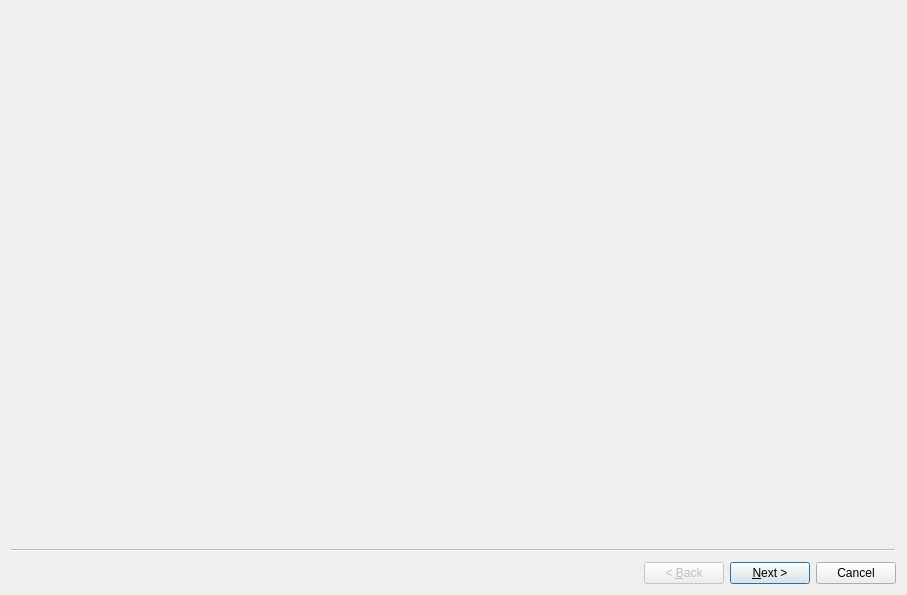
<?xml version="1.0" encoding="UTF-8"?>
<ui version="4.0">
 <class>Wizard</class>
 <widget class="QWizard" name="Wizard">
  <property name="geometry">
   <rect>
    <x>0</x>
    <y>0</y>
    <width>907</width>
    <height>595</height>
   </rect>
  </property>
  <property name="windowTitle">
   <string>Wizard</string>
  </property>
  <widget class="QWizardPage" name="wizardPage1"/>
  <widget class="QWizardPage" name="wizardPage2"/>
 </widget>
 <resources/>
 <connections/>
</ui>
